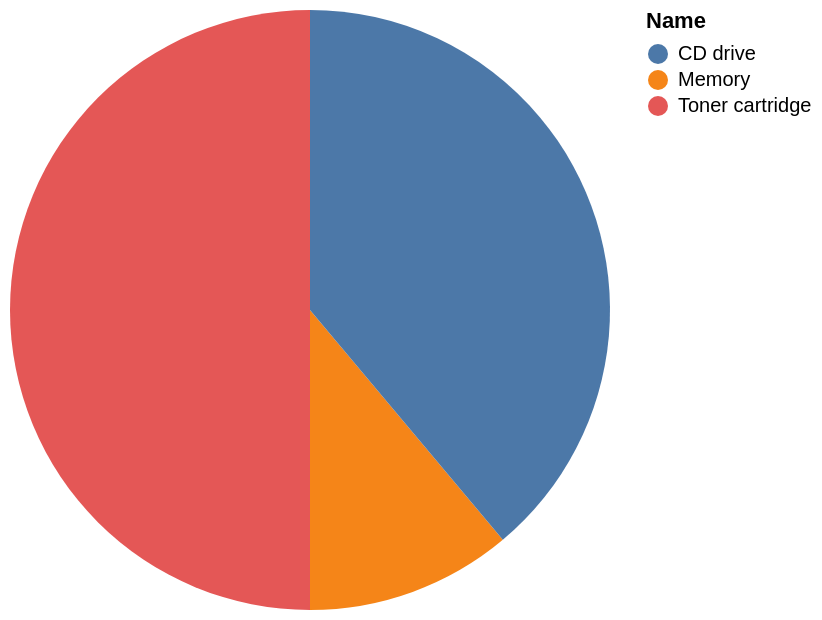

The specification (Vega-Lite) saved for this image:
### Vega-Lite specification from a JSON file in a GitHub repository (floating-point values rounded to 4 significant figures)
{"data": {"values": [{"x_data": "Memory", "y_data": 2}, {"x_data": "CD drive", "y_data": 7}, {"x_data": "Toner cartridge", "y_data": 9}]}, "mark": "arc", "encoding": {"theta": {"field": "y_data", "type": "quantitative", "title": "Code"}, "color": {"field": "x_data", "type": "nominal", "title": "Name"}}}
